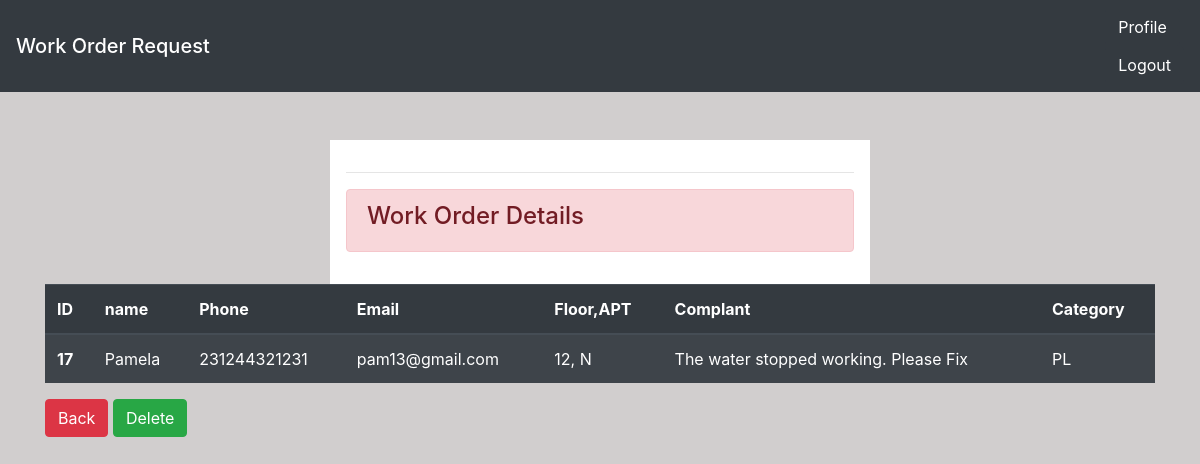
The app's page /staff/view/17/ (signed in) with its own data.
### dashboard/models.py (models this page shows, shortened)
class Person_info(models.Model):
    name = models.CharField(max_length=200)
    phone = models.CharField(max_length=200)
    email = models.EmailField(max_length=200)
    class Meta:
        abstract = True
        ordering = ['name']

class reportData(Person_info):
    priority = [
    ('PL','Plumbing'),
    ('EL', 'Electrical'),
    ('MT','Maintenance'),
    ('CAS','CUSTODIAL'),
    ('ENG', 'Engineering'),
    ('EXT', 'Exterminator' )
    ]
    floor = models.IntegerField()
    apt_num = models.CharField(max_length=200)
    complant = models.TextField()
    cateogry = models.CharField(max_length=50, choices=priority)
    class Meta:
        verbose_name_plural = 'Work Orders'

### dashboard/views.py (the view)
# urls.py: path('staff/view/<int:pk>/', views.staff_view, name= 'staff-view'),
@login_required
def staff_view(request, pk):
    report_data = reportData.objects.all()
    obj = reportData.objects.get(id=pk)
    if request.method =='POST':
        obj.delete()
        return redirect('staff-index')
    context = {
        'report_data' : report_data,
        'obj' : obj,
    }
    return render(request, 'dashboard/staff_view.html', context)

### templates/dashboard/staff_view.html (shortened to what this page needs)
{% extends 'partials/base.html' %}
{% load crispy_forms_tags %}
{% block content %}
<div class="container">
  <div class="row mt-5">
    <div class="col-md-6 offset-md-3">
        <div class="boarder bg-white p-3">
            <hr>
            <div class="alert alert-danger">
                <h4> Work Order Details </h4>
            </div>
        </div>
      </div>
  </div>
    <table class="table table-striped table-dark">
        <thead>
          <tr>
            <th scope="col">ID</th>
            <th scope="col">name</th>
            <th scope="col">Phone</th>
            <th scope="col">Email</th>
            <th scope="col">Floor,APT</th>
            <th scope="col">Complant</th>
            <th scope="col">Category</th>
          </tr>
        </thead>
        <tbody>
          <tr>
            <th scope="row">{{obj.id}}</th>
            <td>{{obj.name}} </td>
            <td>{{obj.phone}} </td>
            <td> {{obj.email}} </td>
            <td>{{obj.floor}}, {{obj.apt_num}} </td>
            <td>{{obj.complant}}</td>
            <td>{{obj.cateogry}}</td>
          </tr>
        </tbody>
      </table>
      <form method="POST">
        <a class="btn btn-danger" href="{%url 'staff-index' %}"> Back</a>
        <input class="btn btn-success" type="submit" value="Delete">
      </form>
</div>
{% endblock %}

### static/style.css (style rules this page uses)
body { background: rgb(209, 206, 206); }

### records on screen
reportData: id "17", name "Pamela", phone "231244321231", email "pam13@gmail.com", floor "12", apt_num "N", complant "The water stopped working. Please Fix", cateogry "PL"
